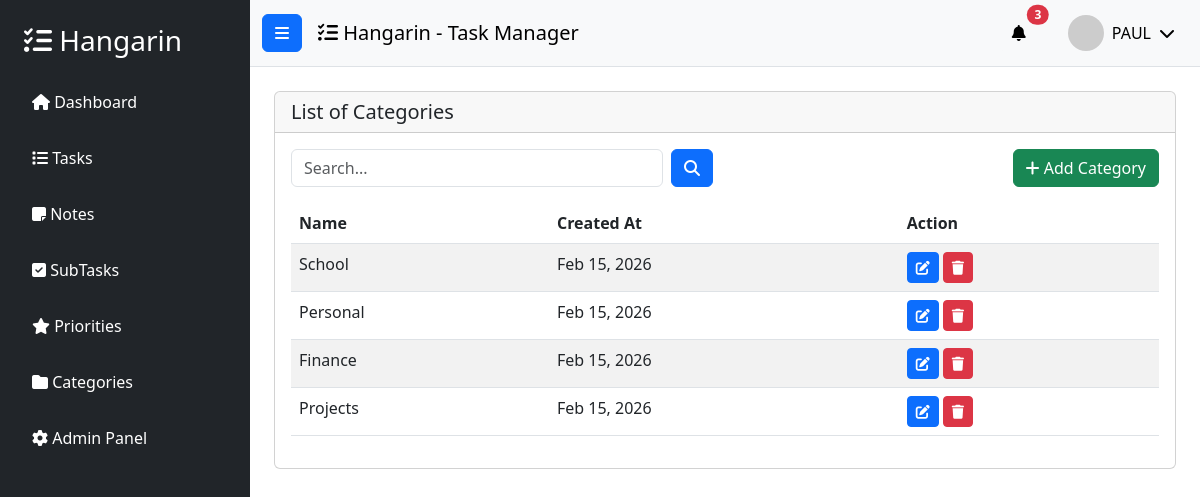
Page /category_list/ (signed in) on the earlier database version.
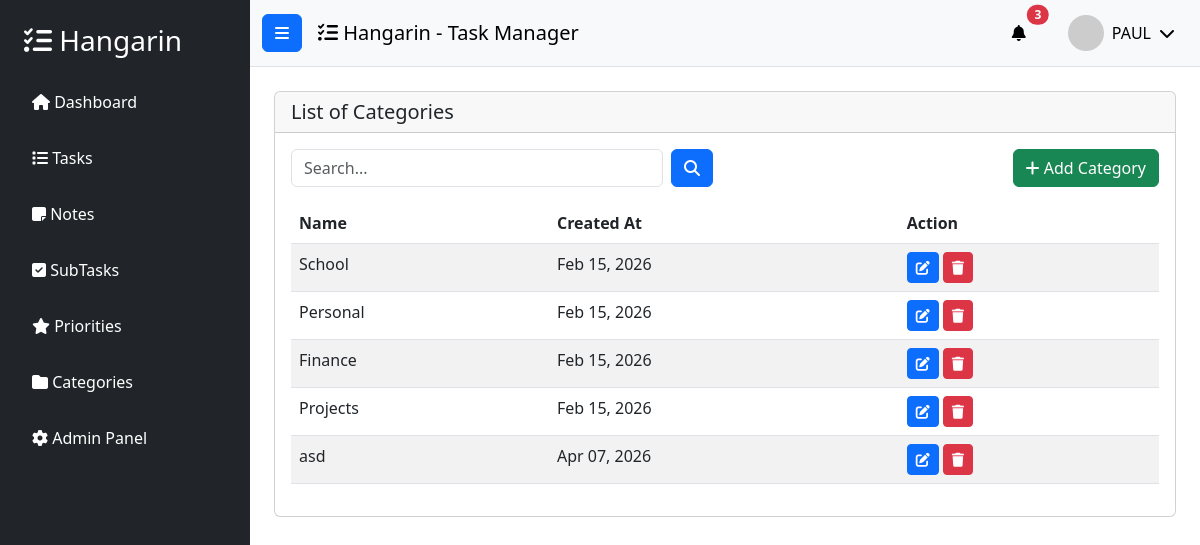
Same page on the later database version.
### tasks/models.py (models this page shows, shortened)
class BaseModel(models.Model):
    created_at = models.DateTimeField(auto_now_add=True)
    updated_at = models.DateTimeField(auto_now=True)
    class Meta:
        abstract = True

class Category(BaseModel):
    name = models.CharField(max_length=100)
    class Meta:
        verbose_name = "Category"
        verbose_name_plural = "Categories"

### tasks/views.py (the view)
# urls.py: path('category_list/', views.CategoryList.as_view(), name='category-list'),
class CategoryList(LoginRequiredMixin, ListView):
    model = Category
    context_object_name = 'categories'
    template_name = 'category_list.html'
    paginate_by = 5
    login_url = '/accounts/login/'
    def get_queryset(self):
        queryset = super().get_queryset()
        query = self.request.GET.get('q')
        if query:
            queryset = queryset.filter(Q(name__icontains=query))
        return queryset

### templates/category_list.html (shortened to what this page needs)
{% extends 'base.html' %}
{% load static %}
{% block content %}
<div class="row">
    <div class="col-12">
        <div class="card">
            <div class="card-header">
                <h5 class="card-title mb-0">List of Categories</h5>
            </div>
            <div class="card-body">
                <div class="row mb-3">
                    <div class="col-md-6">
                        <form class="d-flex" action="">
                            <input type="text" placeholder="Search..." class="form-control me-2" />
                            <button class="btn btn-primary" type="submit">
                                <i class="fas fa-search"></i>
                            </button>
                        </form>
                    </div>
                    <div class="col-md-6 text-end">
                        <a href="{% url 'category-add' %}" class="btn btn-success">
                            <i class="fas fa-plus"></i> Add Category
                        </a>
                    </div>
                </div>
                <table class="table table-striped">
                    <thead>
                        <tr>
                            <th>Name</th>
                            <th>Created At</th>
                            <th>Action</th>
                        </tr>
                    </thead>
                    <tbody>
                        {% for category in object_list %}
                        <tr>
                            <td>{{ category.name }}</td>
                            <td>{{ category.created_at|date:"M d, Y" }}</td>
                            <td>
                                <a href="{% url 'category-update' category.id %}" class="btn btn-sm btn-primary">
                                    <i class="fas fa-edit"></i>
                                </a>
                                <a href="{% url 'category-delete' category.id %}" class="btn btn-sm btn-danger">
                                    <i class="fas fa-trash"></i>
                                </a>
                            </td>
                        </tr>
                        {% empty %}
                        <tr>
                            <td colspan="3" class="text-center">No categories found</td>
                        </tr>
                        {% endfor %}
                    </tbody>
                </table>
            </div>
        </div>
    </div>
</div>
{% endblock %}

Differences in the rows shown:
added Category: name "asd", created_at "Apr 07, 2026"
